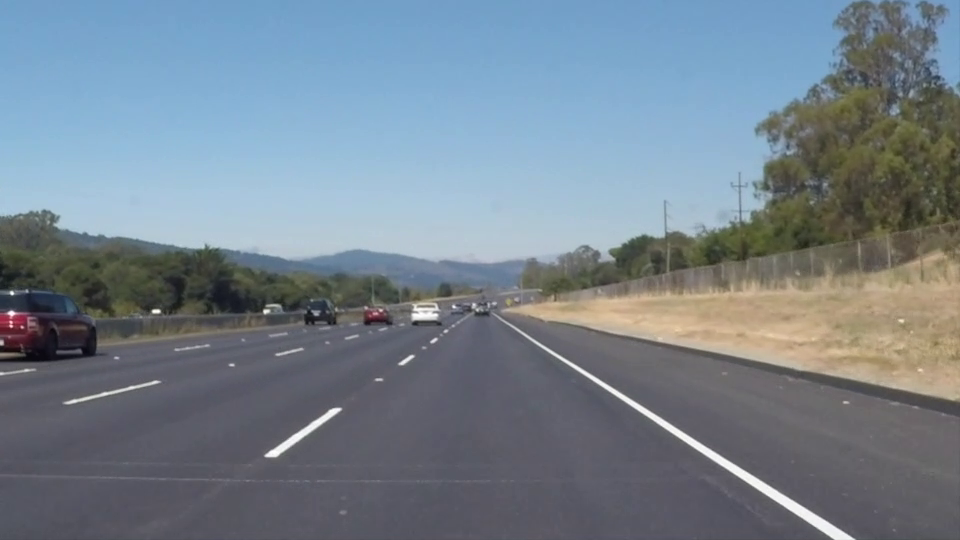
#> input picture frame 22 of Level 1.mp4, 960 x 540 px
$ jupyter execute 'Level 1.ipynb'
#> lines starting #> are read from the running program, lines starting #| are printed output that depends on the picture; after the words box and inside, x2 and y2 are one past the last pixel; in counts of white or black regions, pixels touching at a corner belong together
[cell 1]
import cv2 as cv
import numpy as np
import math

[cell 2]
#extracting image
cap = cv.VideoCapture("C:\\Users\\hp\\Desktop\\Level 1.mp4")
isTrue, frame = cap.read()
#> frame is the input picture: shape (540, 960, 3); mean B, G, R 141.9, 130.7, 117.7
print(frame.shape)
#| (540, 960, 3)
cv.imwrite("extracted.png", frame)
#> Out = True

[cell 3]
import matplotlib.pyplot as plt
import matplotlib.image as mpimg
plotimgb = mpimg.imread('extracted.png')
plt.imshow(plotimgb) # note that our image plots in the 4th quadrant
plotimgb.shape
#> Out = (540, 960, 3)

[cell 4]
def place_lane(img):
    mask = np.zeros_like(img)
    coordinates = np.array([[(150,540),(480,300),(870,540)]],np.int32)
    cv.fillPoly(mask,coordinates,(0,255,0))
    masked_img = cv.bitwise_or(img,mask)
    return masked_img

[cell 5]
def crop_lane(img):
    mask = np.zeros_like(img)
    coordinates = np.array([[(150,540),(480,300),(870,540)]],np.int32)
    cv.fillPoly(mask,coordinates,255)
    masked_img = cv.bitwise_and(img,mask)
    return masked_img

[cell 6]
def make_mask(img,houghLines):
    mask = np.zeros_like(img)
    left_line_x = []
    left_line_y = []
    right_line_x = []
    right_line_y = []
    try:
        for line in houghLines:
            for x1, y1, x2, y2 in line:
                slope = (y2 - y1) / (x2 - x1) # <-- Calculating the slope.
                if math.fabs(slope) < 0.55: # <-- Only consider extreme slope
                    continue
                if slope <= 0: # <-- If the slope is negative, left group.
                    left_line_x.extend([x1, x2])
                    left_line_y.extend([y1, y2])
                else: # <-- Otherwise, right group.
                    right_line_x.extend([x1, x2])
                    right_line_y.extend([y1, y2])
    except TypeError:
        print("hello3")
        pass
    if(len(left_line_x)!=0 and len(left_line_y)!=0 and len(right_line_x)!=0 and len(right_line_x)!=0) :
        print("hello1")
        x1 = 150
        y1 = 540
        x2 = max(left_line_x)
        y2 = min(left_line_y)
        x3 = min(right_line_x)
        y3 = min(right_line_y)
        x4 = max(right_line_x)
        y4 = max(right_line_y)
        coordinates = np.array([[(x1,y1),(x2,y2),(x3,y3),(x4,y4)]],np.int32)
        cv.fillPoly(mask,coordinates,(0,255,0))
        masked_img = cv.bitwise_or(img,mask)
    else:
        print("hello2")
        masked_img = place_lane(img)
    return masked_img

[cell 7]
def display_lines(img,lines):
    # line_img = np.zeros_like(img)
    if lines is not None:
        for line in lines:
            x1,y1,x2,y2 = line.reshape(4)
            # cv.line(line_img,(x1,y1),(x2,y2),(255,0,0),10)
            cv.line(img,(x1,y1),(x2,y2),(255,0,0),10)
    return img

[cell 8]
cap = cv.VideoCapture("C:\\Users\\hp\\Desktop\\Level 1.mp4")
output = cv.VideoWriter("_ITvideo_vid1.mp4",cv.VideoWriter_fourcc('M', 'P', '4', 'V'), 30, (960, 540))
while True:
    isTrue, frame = cap.read()
    if not isTrue:
        cv.destroyAllWindows()
        print("Cant receive frame end.... quiting")
        break
    # cv.cvtColor(frame,cv.COLOR_BGR2GRAY)
    kernel = 5
    blur = cv.GaussianBlur(frame,(kernel,kernel),0)
    canny = cv.Canny(blur,50,150)
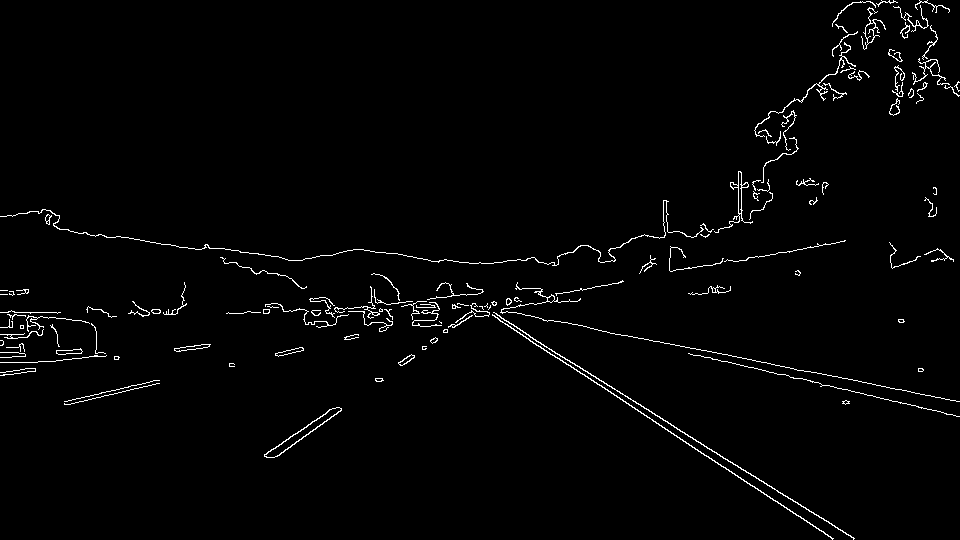
#> canny: shape (540, 960); 1.8% white in thin lines or dots
    cropped = crop_lane(canny)
#> in crop_lane, `cv.fillPoly(mask,coordinates,255)`:
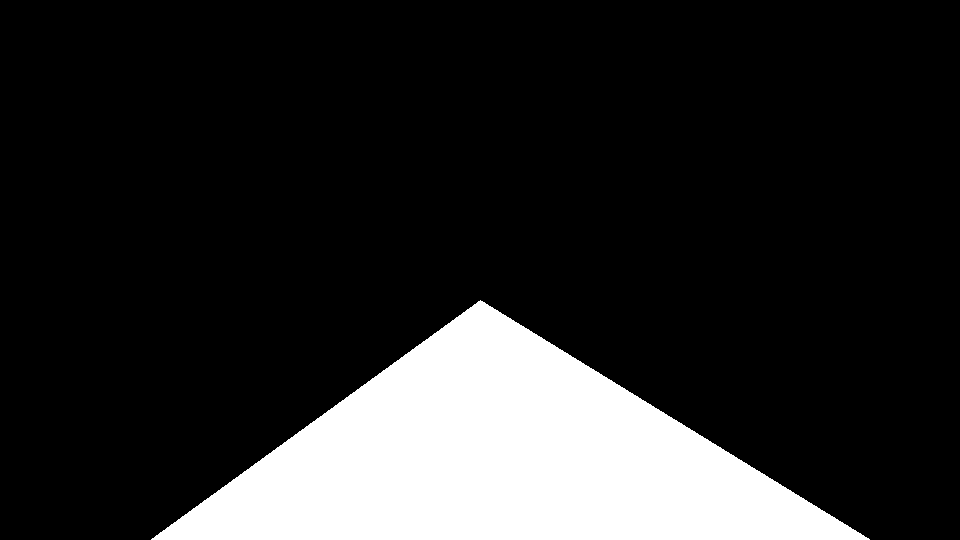
#> mask: shape (540, 960); 16.7% white; 1 white region, box (x1, y1, x2, y2) and area: (151, 300, 870, 540) 86520
#> in crop_lane, `masked_img = cv.bitwise_and(img,mask)`:
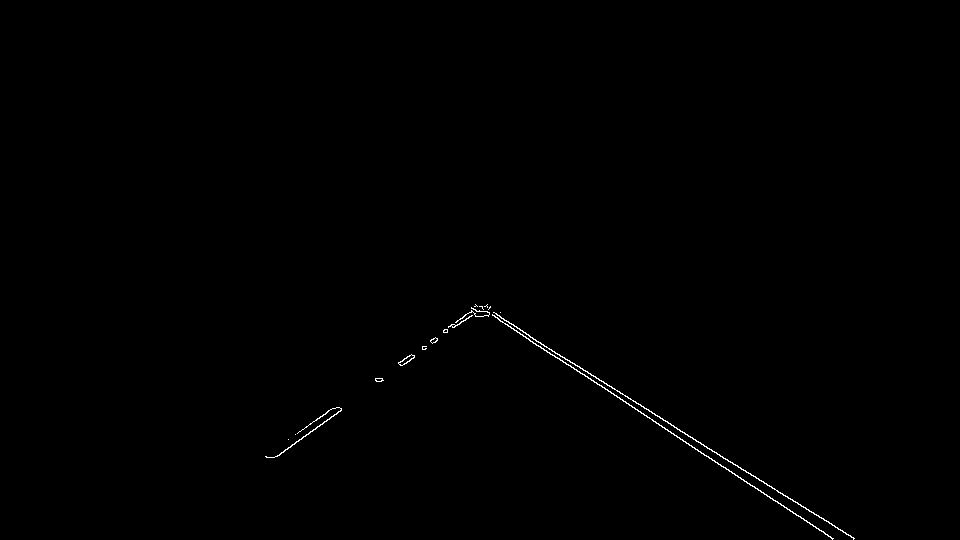
#> masked_img: shape (540, 960); 0.31% white in thin lines or dots, all inside (x1, y1, x2, y2) = (265, 304, 855, 540)
    houghLines = cv.HoughLinesP(cropped,rho=6,theta=np.pi / 60,threshold=160,lines=np.array([]),minLineLength=40,maxLineGap=25)
#> houghLines = [[475, 304, 673, 433], [648, 409, 746, 472], [477, 306, 833, 538], [792, 499, 853, 538], [295, 434, 336, 407], [375, 378, 485, 306], [745, 470, 814, 514], [607, 385, 649, 410], [276, 456, 341, 409]]
    lined_img1 = display_lines(frame,houghLines)
#> the loop in display_lines, `for line in lines:` made 9 passes
    lined_img = make_mask(lined_img1,houghLines)
#> the loop in make_mask, `for line in houghLines:` made 9 passes
#> after the loop in make_mask, `for line in houghLines:`: left_line_x = [295, 336, 375, 485, 276, 341]; left_line_y = [434, 407, 378, 306, 456, 409]; right_line_x = [475, 673, 648, 746, 477, 833, 792, 853, 745, 814, 607, 649]; right_line_y = [304, 433, 409, 472, 306, 538, 499, 538, 470, 514, 385, 410]
#> in make_mask, `x2 = max(left_line_x)`: x2 = 485
#> in make_mask, `y2 = min(left_line_y)`: y2 = 306
#> in make_mask, `x3 = min(right_line_x)`: x3 = 475
#> in make_mask, `y3 = min(right_line_y)`: y3 = 304
#> in make_mask, `x4 = max(right_line_x)`: x4 = 853
#> in make_mask, `y4 = max(right_line_y)`: y4 = 538
#> in make_mask, `coordinates = np.array([[(x1,y1),(x2,y2),(x3,y3),(x4,y4)]],np.int32)`: coordinates = [[150, 540], [485, 306], [475, 304], [853, 538]]
#> in make_mask, `cv.fillPoly(mask,coordinates,(0,255,0))`:
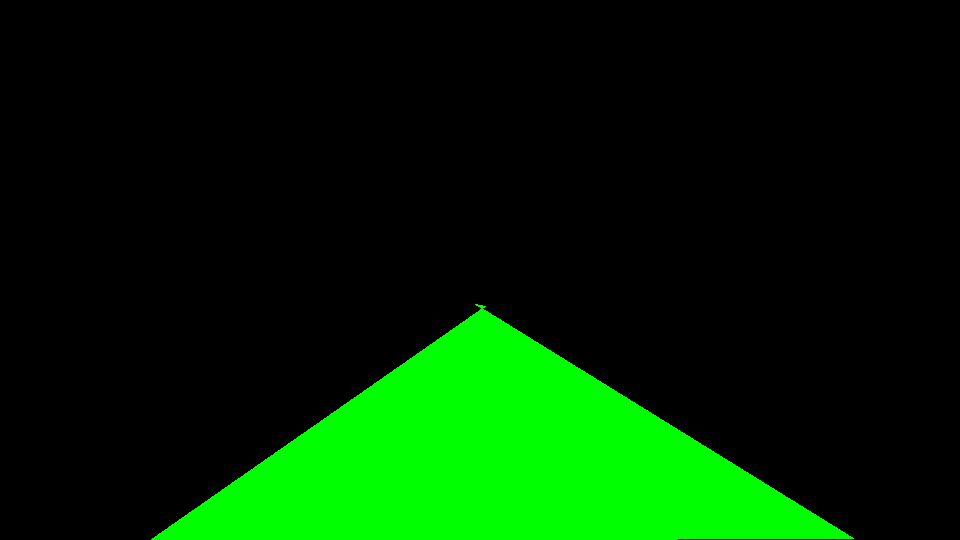
#> mask: shape (540, 960, 3); mean of channels 0, 1, 2 0, 40.2, 0; drawn as B, G, R
#> in make_mask, `masked_img = cv.bitwise_or(img,mask)`:
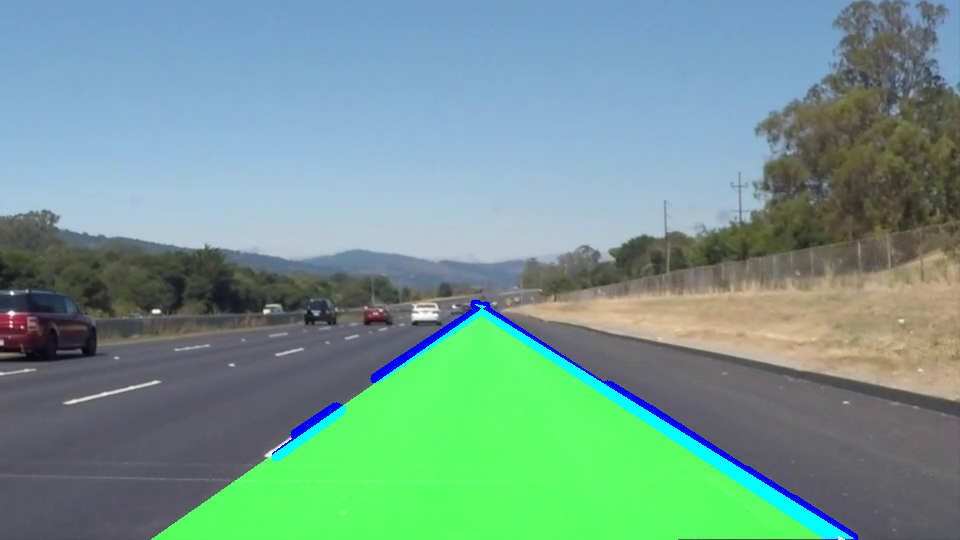
#> masked_img: shape (540, 960, 3); mean B, G, R 144, 154.8, 114.9
    output.write(lined_img)

    cv.imshow('New',lined_img)
    if cv.waitKey(20)==ord('q'):
#> (key q is pressed here)
        cv.destroyAllWindows()
        break

[cell 9]
plot = cv.imread('extracted.png',1)
# plotimgb = cv.imread("extracted.png",1)
kernel = 5
blur = cv.GaussianBlur(plot,(kernel,kernel),0)
canny = cv.Canny(blur,50,150)
masked = crop_lane(canny)
houghLines = cv.HoughLinesP(masked,rho=5,theta=np.pi / 60,threshold=160,lines=np.array([]),minLineLength=30,maxLineGap=25)
#> houghLines = [[477, 306, 830, 536], [611, 386, 723, 458], [381, 381, 487, 304], [376, 381, 479, 306], [379, 381, 482, 306], [667, 421, 759, 480], [489, 307, 579, 372], [378, 381, 481, 306], [671, 433, 832, 538], [607, 385, 651, 411], [375, 380, 474, 309]]
#lined_img = display_lines(plotimg2,houghLines)
lined_img = make_mask(plot,houghLines)
#> the loop in make_mask (call 2), `for line in houghLines:` made 11 passes
cv.namedWindow('Image',cv.WINDOW_NORMAL)
cv.imshow('Image',masked.astype(np.uint8))
cv.waitKey(0)
cv.destroyAllWindows()

$ run again, starting later in the video
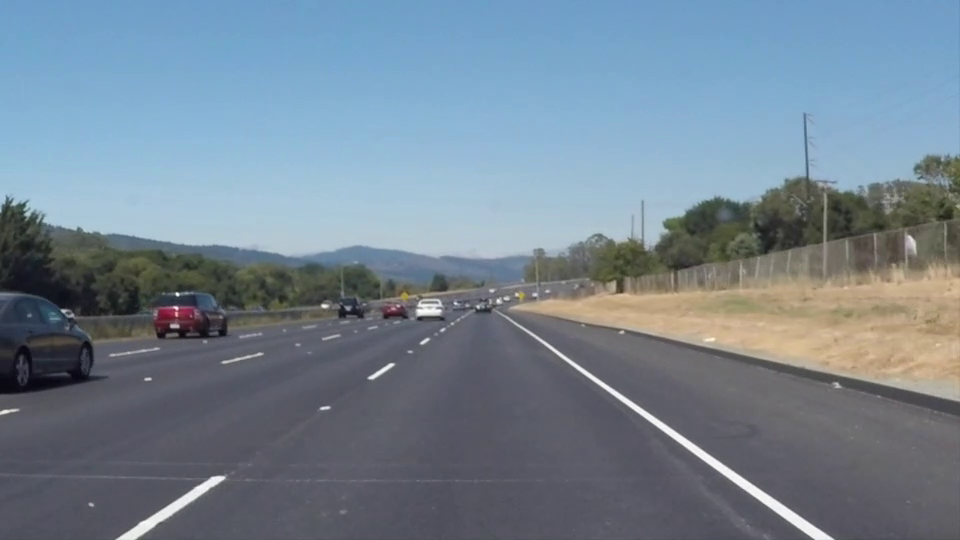
#> input picture frame 99 of Level 1.mp4, 960 x 540 px
#> frame is the input picture: shape (540, 960, 3); mean B, G, R 146, 132.3, 116.7
#| (540, 960, 3)
#> `cv.imwrite("extracted.png", frame)`: Out = True
#> `canny = cv.Canny(blur,50,150)`:
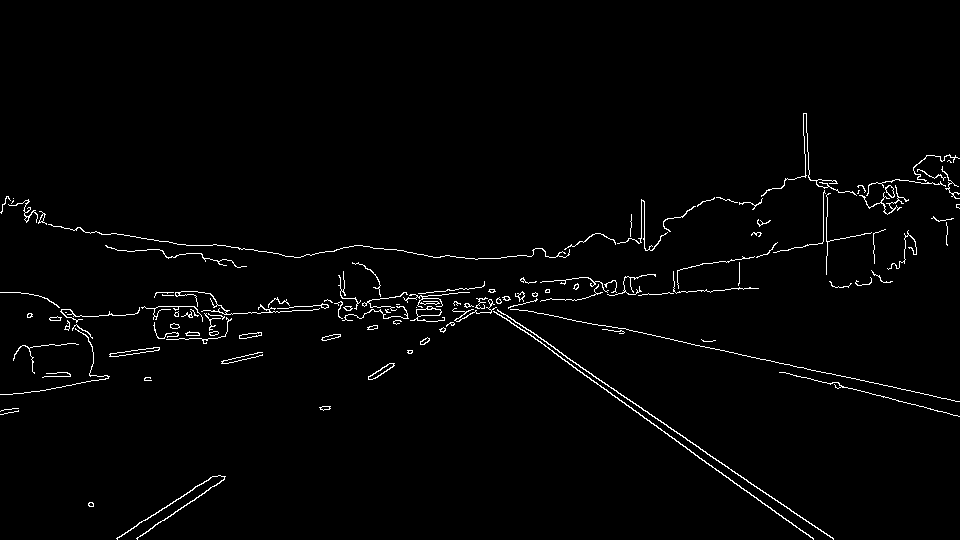
#> canny: shape (540, 960); 1.7% white in thin lines or dots, all inside (x1, y1, x2, y2) = (0, 113, 960, 540)
#> `houghLines = cv.HoughLinesP(cropped,rho=6,theta=np.pi / 60,threshold=1..`: houghLines = [[479, 303, 556, 353], [718, 470, 813, 539], [683, 437, 737, 473], [618, 393, 686, 438], [497, 310, 810, 537], [732, 471, 823, 531], [567, 358, 632, 401], [593, 376, 666, 424], [380, 375, 481, 302], [484, 302, 744, 490]]
#> the loop in display_lines, `for line in lines:` made 10 passes
#> the loop in make_mask, `for line in houghLines:` made 10 passes
#> after the loop in make_mask, `for line in houghLines:`: left_line_x = [380, 481]; left_line_y = [375, 302]; right_line_x = [479, 556, 718, 813, 683, 737, 618, 686, 497, 810, 732, 823, 567, 632, 593, 666, 484, 744]; right_line_y = [303, 353, 470, 539, 437, 473, 393, 438, 310, 537, 471, 531, 358, 401, 376, 424, 302, 490]
#> in make_mask, `x2 = max(left_line_x)`: x2 = 481
#> in make_mask, `y2 = min(left_line_y)`: y2 = 302
#> x3 = 479
#> y3 = 302
#> x4 = 823
#> y4 = 539
#> coordinates = [[150, 540], [481, 302], [479, 302], [823, 539]]
#> `houghLines = cv.HoughLinesP(masked,rho=5,theta=np.pi / 60,threshold=16..`: houghLines = [[599, 380, 673, 429], [624, 402, 813, 539], [700, 449, 756, 486], [770, 507, 813, 538], [747, 481, 832, 537], [497, 310, 800, 530], [508, 317, 557, 349], [580, 367, 647, 411]]
#> the loop in make_mask (call 2), `for line in houghLines:` made 8 passes
#> in place_lane, `masked_img = cv.bitwise_or(img,mask)`:
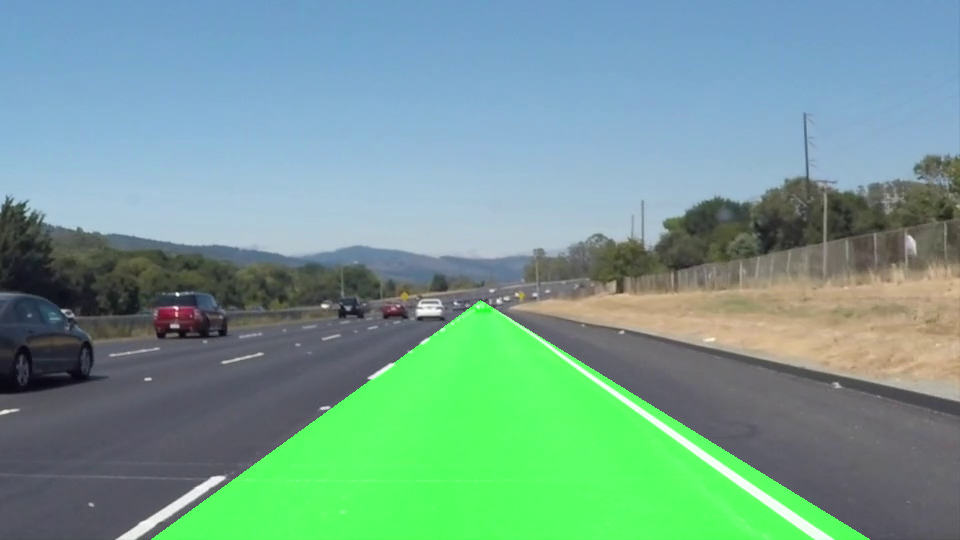
#> masked_img: shape (540, 960, 3); mean B, G, R 146, 159.1, 116.7

$ run again, starting later in the video
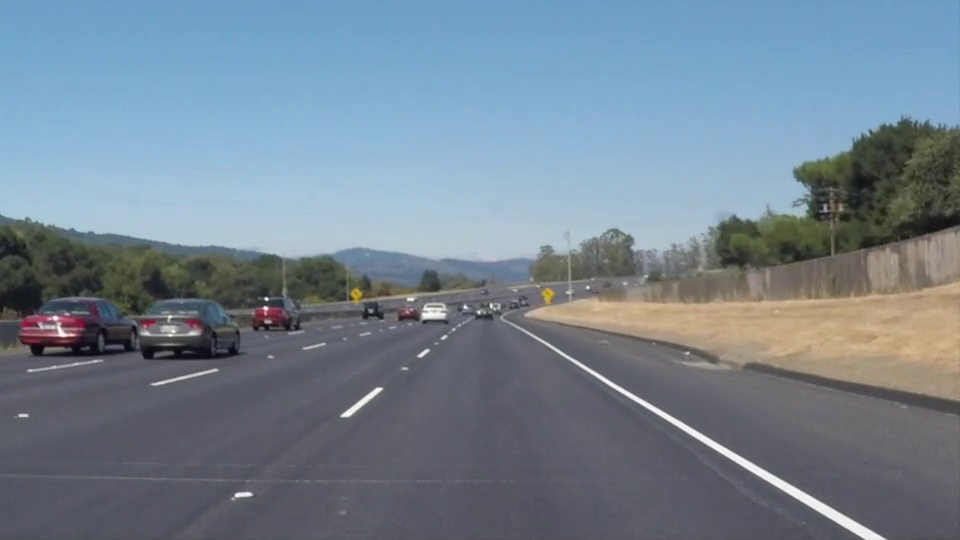
#> input picture frame 176 of Level 1.mp4, 960 x 540 px
#> frame is the input picture: shape (540, 960, 3); mean B, G, R 145.2, 131.6, 116.5
#| (540, 960, 3)
#> `cv.imwrite("extracted.png", frame)`: Out = True
#> `canny = cv.Canny(blur,50,150)`:
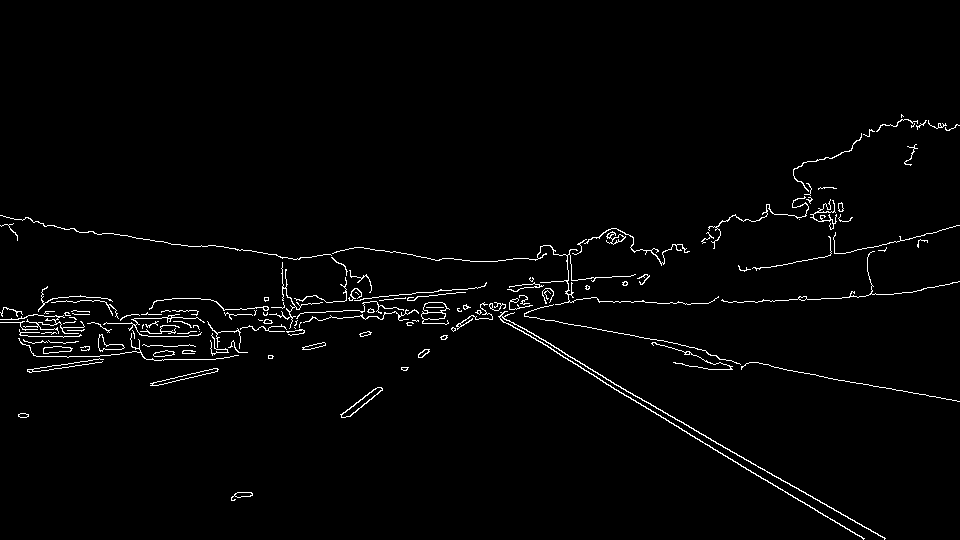
#> canny: shape (540, 960); 1.9% white in thin lines or dots, all inside (x1, y1, x2, y2) = (0, 114, 960, 540)
#> `houghLines = cv.HoughLinesP(cropped,rho=6,theta=np.pi / 60,threshold=1..`: houghLines = [[618, 390, 661, 417], [694, 436, 746, 469], [480, 306, 550, 347], [635, 400, 690, 435], [588, 368, 663, 412], [381, 388, 485, 304], [551, 345, 610, 380], [348, 416, 487, 304], [563, 357, 605, 382], [481, 308, 577, 364], [606, 384, 681, 428]]
#> the loop in display_lines, `for line in lines:` made 11 passes
#> the loop in make_mask, `for line in houghLines:` made 11 passes
#> after the loop in make_mask, `for line in houghLines:`: left_line_x = [381, 485, 348, 487]; left_line_y = [388, 304, 416, 304]; right_line_x = [618, 661, 694, 746, 480, 550, 635, 690, 588, 663, 551, 610, 563, 605, 481, 577, 606, 681]; right_line_y = [390, 417, 436, 469, 306, 347, 400, 435, 368, 412, 345, 380, 357, 382, 308, 364, 384, 428]
#> in make_mask, `x2 = max(left_line_x)`: x2 = 487
#> in make_mask, `y2 = min(left_line_y)`: y2 = 304
#> x3 = 480
#> y3 = 306
#> x4 = 746
#> y4 = 469
#> coordinates = [[150, 540], [487, 304], [480, 306], [746, 469]]
#> `houghLines = cv.HoughLinesP(masked,rho=5,theta=np.pi / 60,threshold=16..`: houghLines = [[484, 302, 568, 356], [482, 303, 619, 392], [584, 364, 628, 392], [533, 333, 580, 363], [700, 441, 792, 495], [572, 357, 614, 384], [560, 355, 602, 380], [356, 402, 483, 309], [613, 388, 686, 431], [815, 510, 863, 538], [381, 388, 485, 304]]
#> the loop in make_mask (call 2), `for line in houghLines:` made 11 passes
#> after the loop in make_mask (call 2), `for line in houghLines:`: left_line_x = [356, 483, 381, 485]; left_line_y = [402, 309, 388, 304]; right_line_x = [484, 568, 482, 619, 584, 628, 533, 580, 700, 792, 572, 614, 560, 602, 613, 686, 815, 863]; right_line_y = [302, 356, 303, 392, 364, 392, 333, 363, 441, 495, 357, 384, 355, 380, 388, 431, 510, 538]
#> in make_mask (call 2), `x2 = max(left_line_x)`: x2 = 485
#> x3 = 482
#> y3 = 302
#> x4 = 863
#> y4 = 538
#> coordinates = [[150, 540], [485, 304], [482, 302], [863, 538]]
#> in make_mask (call 2), `masked_img = cv.bitwise_or(img,mask)`:
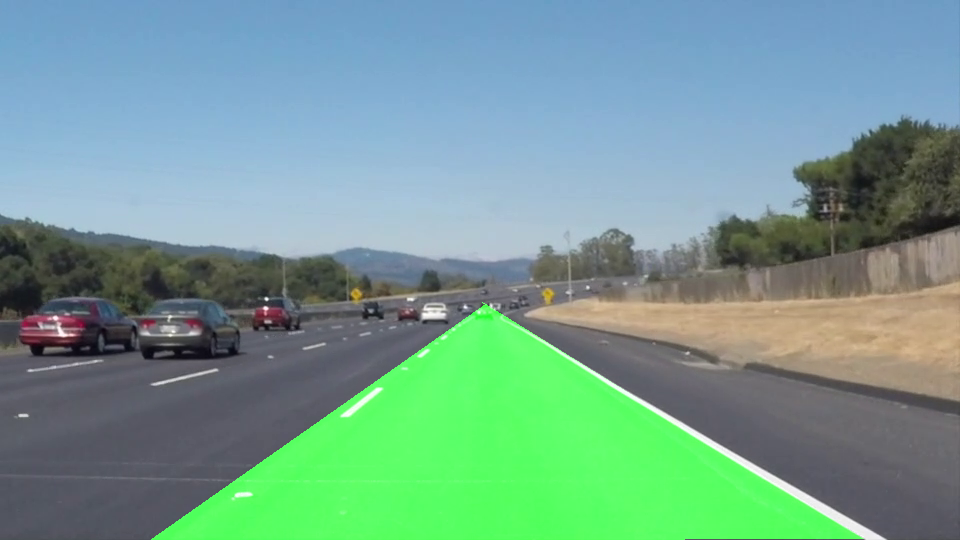
#> masked_img: shape (540, 960, 3); mean B, G, R 145.2, 157.9, 116.5
